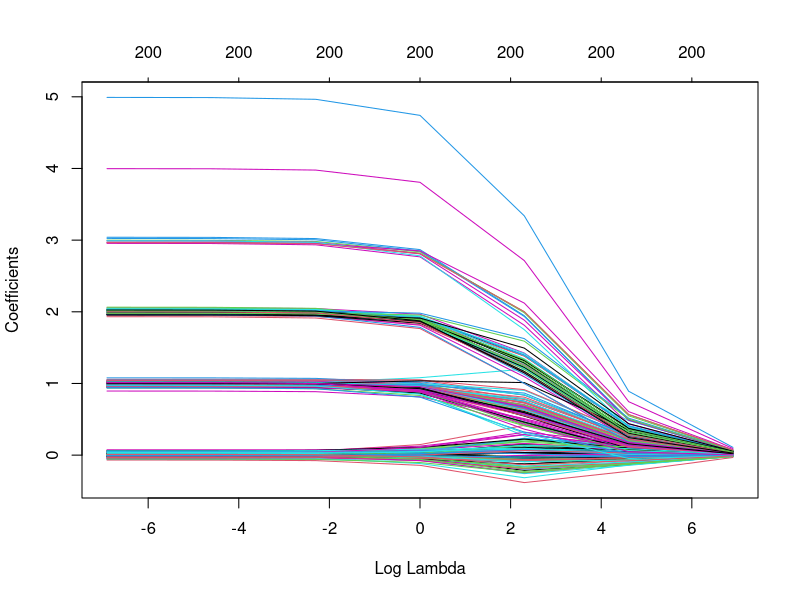
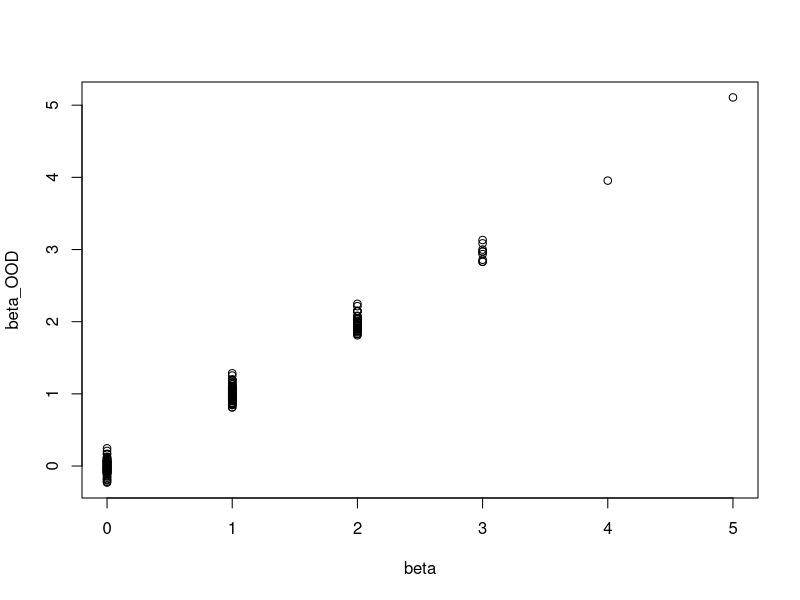

R code for these plots, in order:
## ---- chunk 1
knitr::opts_chunk$set(echo = TRUE)
library(tidyverse)
library(broom)
# install.packages("glmnet") # if necessary
library(glmnet)
## ---- chunk 2
#set.seed(1)
n <- 1000
p <- 200
X <- matrix(rnorm(n*p), nrow = n)
beta <- rpois(p, lambda = 1)
#beta <- c(-1, 1, rep(0, p - 2))
y <- X %*% beta + rnorm(n)
## ---- chunk 3
model_ridge <- glmnet(X, y,
                      intercept = FALSE,
                      alpha = 0,
                      lambda = 10^(-3:3))
## ---- chunk 4
# or autoplot(model_ridge, xvar = "lambda")
plot(model_ridge, xvar = "lambda")
## ---- chunk 5
lambda <- 10^(0)
beta_hat <- coef(model_ridge, s = lambda)[-1] # leave out intercept
mean((beta_hat - beta)^2)
## ---- chunk 6
mean((predict(model_ridge, newx = X, s = lambda/100) - y)^2)
#mean((X %*% beta_hat - y)^2)
## ---- chunk 7
N <- 1000
X_ID <- matrix(rnorm(N*p), nrow = N)
y_ID <- X_ID %*% beta + rnorm(N)
## ---- chunk 8
mean((predict(model_ridge, newx = X_ID, s = lambda/100) - y_ID)^2)
## ---- chunk 9
X_OOD <- matrix(rnorm(N*p), nrow = N)
beta_OOD <- beta + rnorm(p, sd = .1)
y_OOD <- X_OOD %*% beta_OOD + rnorm(N)
## ---- chunk 10
mean((predict(model_ridge, newx = X_OOD, s = lambda/100) - y_OOD)^2)
## ---- chunk 11
plot(beta, beta_OOD)
## ---- chunk 12
# Gradient of the loss function
least_squares_gradient <- function(x, y, beta) {
  -2 * t(x) %*% (y - x %*% beta) #+ 2 * beta
}

# Loss function
least_squares_loss <- function(x, y, beta) {
  sum((y - x %*% beta)^2)
}

beta_prev2 <- rep(0, p) # or random start point
grad_prev2 <- least_squares_gradient(X, y, beta_prev2)
beta_prev1 <- beta_prev2 + 0.1 * grad_prev2 / sqrt(sum(grad_prev2^2))
grad_prev1 <- least_squares_gradient(X, y, beta_prev1)
previous_loss <- least_squares_loss(X, y, beta_prev2)
next_loss <- least_squares_loss(X, y, beta_prev1)
steps <- 1

while (abs(previous_loss - next_loss) > 0.001) {
  grad_diff <- grad_prev1 - grad_prev2
  step_BB <- sum((beta_prev1 - beta_prev2) * grad_diff) / sum(grad_diff^2)
  # Barzilai–Borwein step size
  beta_prev2 <- beta_prev1
  beta_prev1 <- beta_prev1 - step_BB * grad_prev1
  
  grad_prev2 <- grad_prev1
  grad_prev1 <- least_squares_gradient(X, y, beta_prev1)  
  
  previous_loss <- next_loss
  next_loss <- least_squares_loss(X, y, beta_prev1)
  
  #if (round(steps/10) == steps/10)
  print(previous_loss)
  steps <- steps + 1
}

beta_final <- beta_prev1 
## ---- chunk 13

## ---- chunk 14

